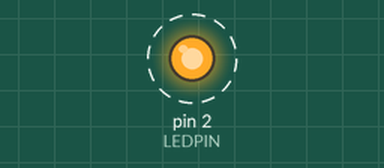
A sketch run on a simulated Arduino Uno, built with avr-gcc and run on an emulated ATmega328P. Parts: output pins drawn as LEDs (lit = HIGH). Dashed ring = blinking.

Above: at 0.4 s.
Timing chart, 0 to 4.6 s (numbered marks = the images above):
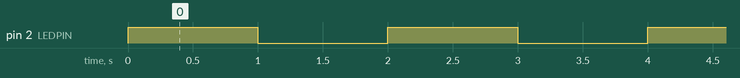

The sketch:

AVRAndArduinoTimerInterruptsCTC.ino
```cpp
//From: http://www.engblaze.com/microcontroller-tutorial-avr-and-arduino-timer-interrupts/

//avr-libc library includes
#include <avr/io.h>
#include <avr/interrupt.h>

#define LEDPIN 2

void setup()
{
	pinMode(LEDPIN, OUTPUT);

	cli(); //Disable global interrupts
	TCCR1A = 0; //Set entire TCCR1A register to 0
	TCCR1B = 0; //Same for TCCR1B

	//Set compare match register to desired timer count
	OCR1A = 15624;
	//Turn on CTC mode:
	TCCR1B |= (1 << WGM12);
	//Set CS10 and CS12 bits for 1024 prescaler:
	TCCR1B |= (1 << CS10);
	TCCR1B |= (1 << CS12);
	//Enable timer compare interrupt:
	TIMSK1 |= (1 << OCIE1A);
	sei(); //Enable global interrupts
}

ISR(TIMER1_COMPA_vect)
{
	digitalWrite(LEDPIN, !digitalRead(LEDPIN));
}

void loop()
{

}
```

Measured:
- by itself, pin 2 (LEDPIN): alternates HIGH for 1.0 s and LOW for 1.0 s
